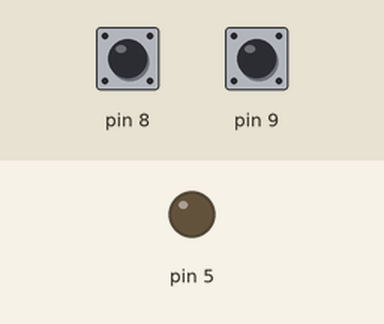
A sketch run on a simulated Arduino Uno, built with avr-gcc and run on an emulated ATmega328P. On the bench: output pins drawn as LEDs (lit = HIGH). Inputs (shaded band) come from the test bench; at power-on: pin 8 HIGH, pin 9 HIGH.

Above: at 1.2 s.
1.3 s: pin 8 pulled LOW for 0.15 s
At 2.0 s:
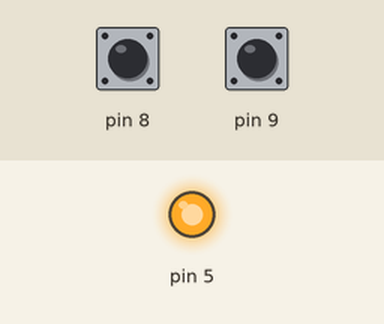
2.9 s: pin 9 pulled LOW for 0.15 s
At 3.2 s:
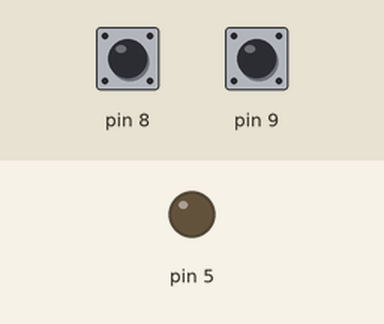
4.5 s: pin 8 pulled LOW for 1 s
At 5.6 s:
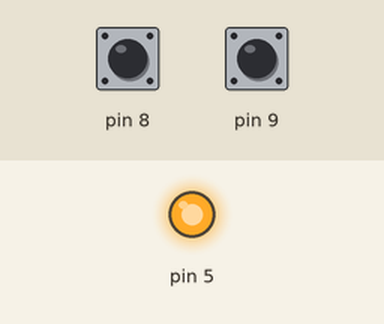
7.0 s: pin 8 driven LOW and pin 9 driven LOW
At 7.8 s:
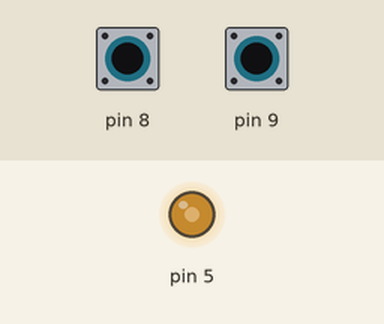
8.5 s: pin 9 driven HIGH
At 9.6 s:
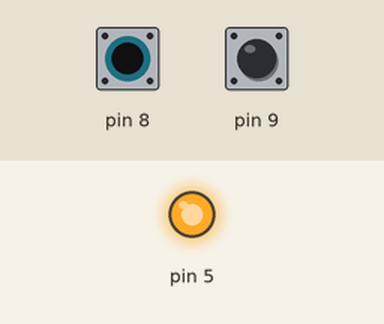
Timing chart, 0 to 11.0 s (numbered marks = the images above; inputs shaded):
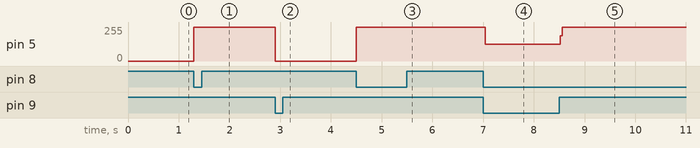

The sketch:

buttons.ino
```cpp
void setup() {
  pinMode(8, INPUT_PULLUP);
  pinMode(9, INPUT_PULLUP);
  pinMode (5, OUTPUT);
  // put your setup code here, to run once:

}

void loop() {
  if(digitalRead(8) == LOW)
 {
  digitalWrite(5, HIGH);

 }
 if(digitalRead(9) == LOW)
 {
 digitalWrite(5, LOW);
 }


  // put your main code here, to run repeatedly:

}
```

Measured:
- after the input at 1.3 s, pin 5: 0/255 → 255/255 at once
- after the input at 2.9 s, pin 5: 255/255 → 0/255 at once
- after the input at 4.5 s, pin 5: 0/255 → 255/255 at once
- after the input at 7.0 s, pin 5: 255/255 → 127/255 at once
- after the input at 8.5 s, pin 5: 127/255 → 255/255 at once
